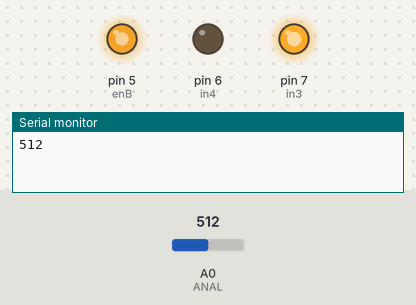
Simulated run of this sketch. Board: Arduino Uno, built with avr-gcc and run on an emulated ATmega328P. Shown: output pins drawn as LEDs (lit = HIGH), the last lines printed to the serial monitor. Inputs (shaded band) come from the test bench; at power-on: A0 (ANAL) = 512.

Above: at 0.06 s.
At 10.21 s:
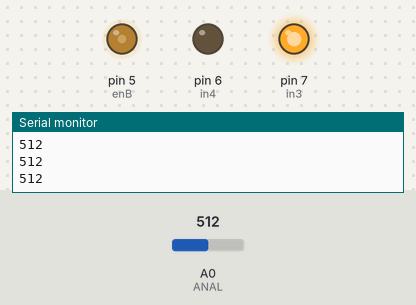
At 19.99 s:
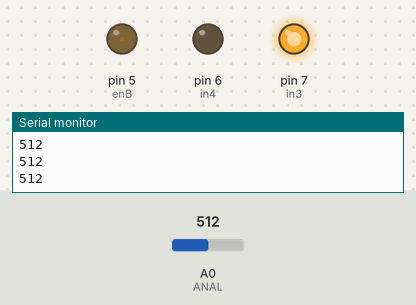
At 39.92 s:
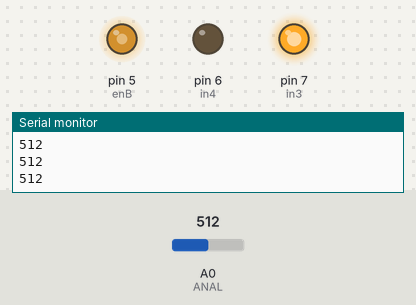
Timing chart, 0 to 40.0 s (numbered marks = the images above):
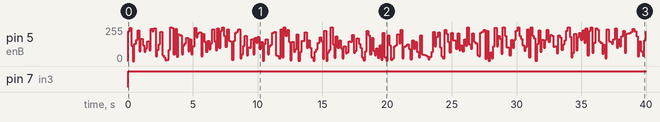

Measured:
- by itself, pin 7 (in3): LOW → HIGH at 0.00 s
- by itself, pin 5 (enB): 0/255 → 225/255 at 0.00 s, → 250/255 0.13 s later, → 114/255 0.13 s later, → 0/255 0.13 s later, … (320 changes in this stretch)

The sketch:

sketch_nov06a.ino
```cpp
int enB = 5;
int in3 = 7;
int in4 = 6;
#define ANAL A0
int k = 100;
void setup() {
  pinMode(ANAL, INPUT);
  pinMode(enB, OUTPUT);
  pinMode(in3, OUTPUT);
  pinMode(in4, OUTPUT);
  Serial.begin(9600);
}

void loop() {

  digitalWrite(in3, HIGH);
  digitalWrite(in4, LOW);
  // set speed to 200 out of possible range 0~255
  /*for (int i = 0; i < 256; i++)
  {
    analogWrite(enB, i);
    delay(20);
    Serial.println(analogRead(ANAL));
  }
  for (int i = 256; i < 0; i--)
  {
    analogWrite(enB, i);
    delay(20);
    Serial.println(analogRead(ANAL));
  }*/

  k = map(k, 0, 100, 0, 225);
  analogWrite(enB, k);
  Serial.println(analogRead(ANAL));
  delay(125);
}
```
